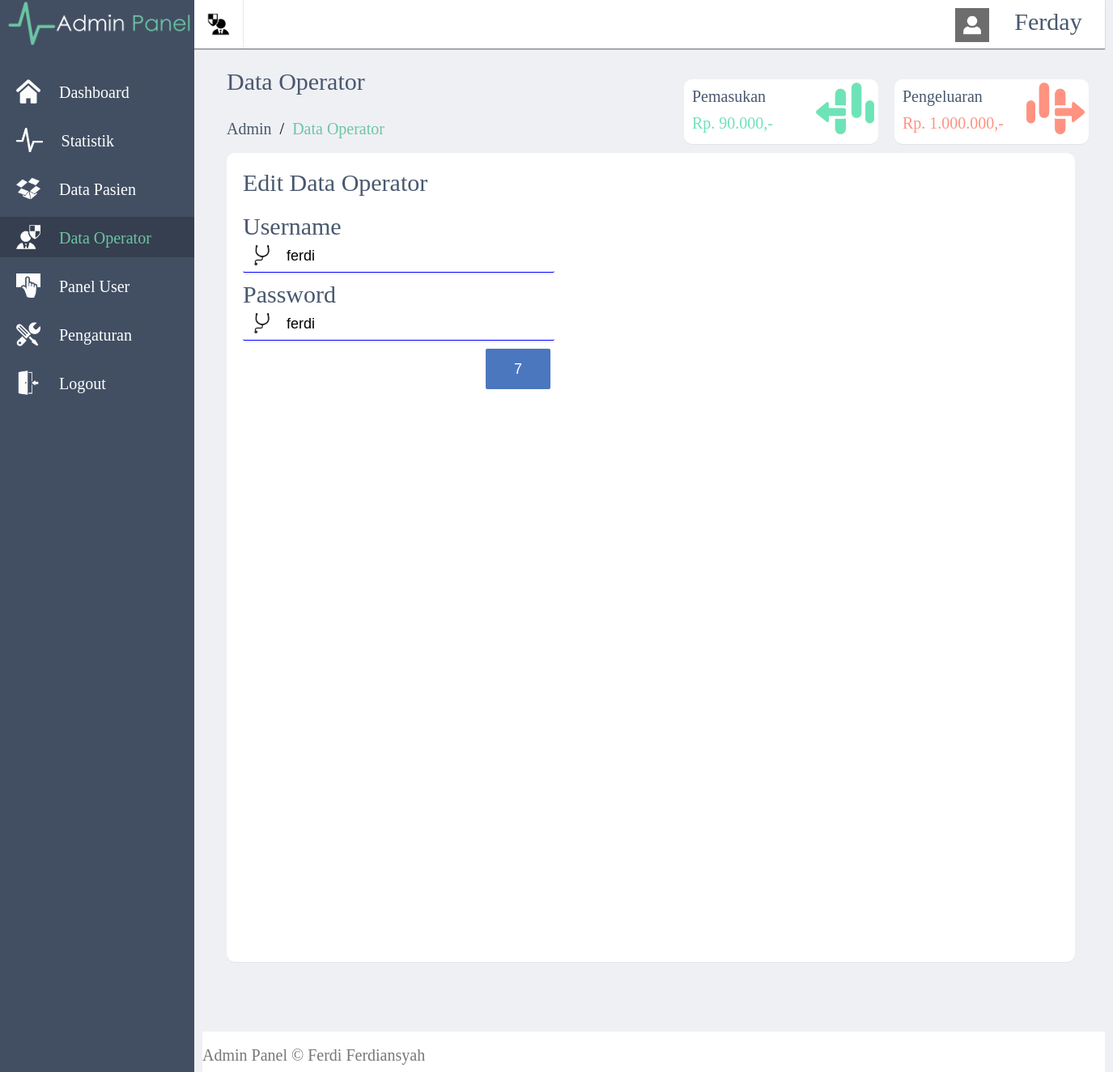
Screenshot of /p/admin/editop.php?idpasien=7 (signed in) with the database file from the repository.
### tables this page shows
CREATE TABLE IF NOT EXISTS `user` (
  `no` int(11) NOT NULL AUTO_INCREMENT,
  `userid` varchar(50) NOT NULL,
  `password` varchar(50) NOT NULL,
  `level` varchar(50) NOT NULL,
  PRIMARY KEY (`no`)
);

### p/admin/editop.php (the view, shortened to what this page needs)
<?php
$id = (int) $_GET['idpasien'];
$sql = "select * from user where no='$id'";
$result = mysql_query($sql);
$tampil = mysql_fetch_array($result);
?>
<html>
<head>
	<link rel="stylesheet" type="text/css" href="style.css">
</head>
<body>
	<div id='wrapper'>
		<div id='menukiri'>
		<center><img src="img/logo.png" height='60'></center><br>
		<a href="index.php"><div class='menu'>
			<img src="img/house.png" height='30' align='left' style='margin-left:20px;margin-top:10px;'>
			<font class='sk' style='margin-left:20px;margin-top:15px;display:inline-block;'>Dashboard</font>
		</div>
		</a>
		<a href="statistik.php">
		<div class='menu'>
			<img src="img/statistik.png" height='30' align='left' style='margin-left:20px;margin-top:10px;'>
			<font class='sk' style='margin-left:20px;margin-top:15px;display:inline-block;'>Statistik</font>
		</div>
		</a>
		<a href="pasien.php">
		<div class='menu'>
			<img src="img/data.png" height='30' align='left' style='margin-left:20px;margin-top:10px;'>
			<font class='sk' style='margin-left:20px;margin-top:15px;display:inline-block;'>Data Pasien</font>
		</div>
		</a>
		<a href="#">
		<div class='menu-active'>
			<img src="img/frontoffice.png" height='30' align='left' style='margin-left:20px;margin-top:10px;'>
			<font class='sk' style='margin-left:20px;margin-top:15px;display:inline-block;'>Data Operator</font>
		</div>
		</a>
		<a href="#">
		<div class='menu'>
			<img src="img/panel.png" height='30' align='left' style='margin-left:20px;margin-top:10px;'>
			<font class='sk' style='margin-left:20px;margin-top:15px;display:inline-block;'>Panel User</font>
		</div>
		</a>
		<a href="#">
		<div class='menu'>
			<img src="img/setting.png" height='30' align='left' style='margin-left:20px;margin-top:10px;'>
			<font class='sk' style='margin-left:20px;margin-top:15px;display:inline-block;'>Pengaturan</font>
		</div>
		</a>
		<a href="../../login.php?op=out">
		<div class='menu'>
			<img src="img/logout.png" height='30' align='left' style='margin-left:20px;margin-top:10px;'>
			<font class='sk' style='margin-left:20px;margin-top:15px;display:inline-block;'>Logout</font>
		</div>
		</a>
		</div>
		<div id='menuatas'>
		<a href="#">
		<div id='sub-operator'>
		</div>
		</a>
		<a href='#'>
		<div id='user'>
		<img src="img/profil.png" height='70%' align='left' style='margin-top:10px;margin-left:15px;'>
		<font class='k' style='margin-top:10px;display:inline-block;text-transform:capitalize;'><?php echo $_SESSION['userid'];?></font>
		</div>
		</a>
	</div>
		<article>
			<br><br><br>
			<font class='k' style='padding:30px;display:inline-block;color:#49586E;'>Data Operator</font><br>
			<font class='sk' style='margin-left:30px;display:inline-block;'><a href='#'>Admin</a>&nbsp;&nbsp;/&nbsp;&nbsp;<font class='sk' style='color:#6DC5A3;'>Data Operator</font></font>
			<div id='info'>
				<font class='sk' style='padding:10px;display:inline-block;color:#49586E;'>Pengeluaran</font>
				<img src="img/pengeluaran.png" align='right' style='margin-right:5px;'>
				<font style='font-size:20px;margin-top:-10px;padding:10px;display:inline-block;color:#FF9381;'>Rp. 1.000.000,-</font>
			</div>
			<div id='info'>
				<font class='sk' style='padding:10px;display:inline-block;color:#49586E;'>Pemasukan</font>
				<img src="img/pemasukan.png" align='right' style='margin-right:5px;'>
				<font style='font-size:20px;margin-top:-10px;padding:10px;display:inline-block;color:#6FE3B8;'>Rp. 90.000,-</font>
			</div>
			<br><br>
			<div id='table'>
				<font class='k' style='color:#49586E;display:inline-block;padding:20px;'>Edit Data Operator</font><br>
				<form action='' method='post'>
					<font class='k' style='color:#49586E;display:inline-block;margin-left:20px;'>Username</font><br>
					<input type='text' name='userid' id='lainlain' value='<?php echo $tampil['userid']; ?>'><br>
					<font class='k' style='color:#49586E;display:inline-block;margin-left:20px;'>Password</font><br>
					<input type='text' name='password' id='lainlain' value='<?php echo $tampil['password']; ?>'><br>
					<input type='submit' id='submit' name='no' value="<?php echo $tampil['no']; ?>"><br>
				</form>
			</div>
			<br><br>
			<footer>
				<br><font class='sk' style='color:#7A7676;'> Admin Panel &copy; Ferdi Ferdiansyah</font>
			</footer>
		</article>
	</div>
</body>
</html>

### p/admin/style.css (style rules this page uses)
body { margin:0; font-family: 'Century Gothic'; background:#EFF0F4; }
a { text-decoration: none; color: #49586E;; }
#wrapper { width: 100%; height:auto; background:#EFF0F4; }
#menukiri { width: 240px; height: 100%; background: #424F63; float: left; position: fixed; }
.menu { width: 100%; height: 50px; color: white; margin-top: 10px; -o-transition:0.2s; -ms-transition:0.2s; -moz-transition:0.2s; -webkit-transition:0.2s; transition:0.2s; }
.menu-active { width: 100%; height: 50px; background: #353F4F; color:#6DC5A3; margin-top: 10px; -o-transition:0.2s; -ms-transition:0.2s; -moz-transition:0.2s; -webkit-transition:0.2s; transition:0.2s; }
#menuatas { width: 1125px; height: 60px; background: white; position: fixed; margin-left: 240px; box-shadow: 0 1px 1px rgba(0,0,0,.5); }
font { font-family: 'Century Gothic'; }
font.sk { font-size: 20px; }
font.k { font-size: 30px; }
#sub-operator { width:60px; height: 100%; background-image: url(img/operatorsub.png); background-size: 30px; background-position:center; background-repeat: no-repeat; float: left; -o-transition:0.2s; -ms-transition:0.2s; -moz-transition:0.2s; -webkit-transition:0.2s; transition:0.2s; border-right: 1px solid #e7e7e7; }
#user { width:200px; height: 100%; float:right; color: #49586E; text-align: center; -o-transition:0.2s; -ms-transition:0.2s; -moz-transition:0.2s; -webkit-transition:0.2s; transition:0.2s; }
article { width: 1115px; margin-left: 250px; }
#info { width:240px; height:80px; background: white; float: right; box-shadow: 0 1px 1px rgba(0,0,0,.05); margin-right: 20px; margin-top: -50px; border-radius: 10px; }
footer { width: 100%; height: 50px; background: #FFFFFF; margin-top: 50px; display: inline-block; }
#table { width: 94%; height: 1000px; background-color: #FFFFFF; margin-left: 30px; box-shadow: 0 1px 1px rgba(0,0,0,.05); border-radius: 10px; }
#lainlain { width:385px; height:40px; margin-left: 20px; border-width:1px; color:black; font-family: Helvetica, Arial, sans-serif; font-weight:500; font-size: 18px; border-radius: 2px; line-height: 22px; background-color: transparent; padding: 13px 13px 13px 54px; margin-bottom: 10px; -webkit-box-sizing: border-box; -moz-box-sizing: border-box; -ms-box-sizing: border-box; box-sizing: border-box; border-bottom: 1px solid blue; border-top: none; border-left: none; border-right: none; background-image: url(../../img/lainlain.png); background-size: 25px 25px; background-position: 11px 6px; background-repeat: no-repeat; }
#submit { width:80px; height:50px; border-width:1px; color:white; margin-left: 320px; margin-right: 200px; font-family: Helvetica, Arial, sans-serif; font-weight:500; font-size: 18px; border-radius: 2px; line-height: 22px; background-color: #4B77BE; -webkit-box-sizing: border-box; -moz-box-sizing: border-box; -ms-box-sizing: border-box; box-sizing: border-box; border:none; }

### rows the page displays
user: userid "ferdi", password "ferdi", no "7"

### other values shown
$_SESSION['userid'] "Ferday"
